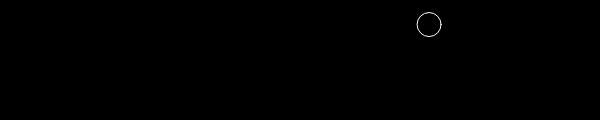
Frame 1 (no input)
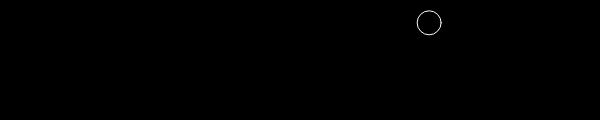
Frame 60 (no input)
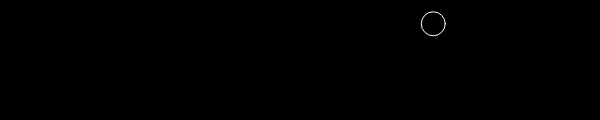
Frame 120 (the mouse pressed at the canvas centre since frame 60)

The p5.js sketch that drew these frames (run headless with seeded random() and noise() and a simulated clock; from frame 60 on, the mouse is pressed at the canvas centre):

// p5.js sketch
// ── sketch.js
//declare variable
var bubble1;

function setup() {
  createCanvas(600, 120);
  
  //assign literal object to variable
  bubble1 = {
    x: random(0,width),
    y: random(0, height),
    display: function() {
      stroke(255);
      noFill();
      ellipse(this.x, this.y, 24, 24);
    },
    move: function() {
      this.x = this.x + random(-1, 1);
      this.y = this.y + random(-1, 1);
    }
  }
}

function draw() {
  background(0);
  bubble1.move();
  bubble1.display();
}
